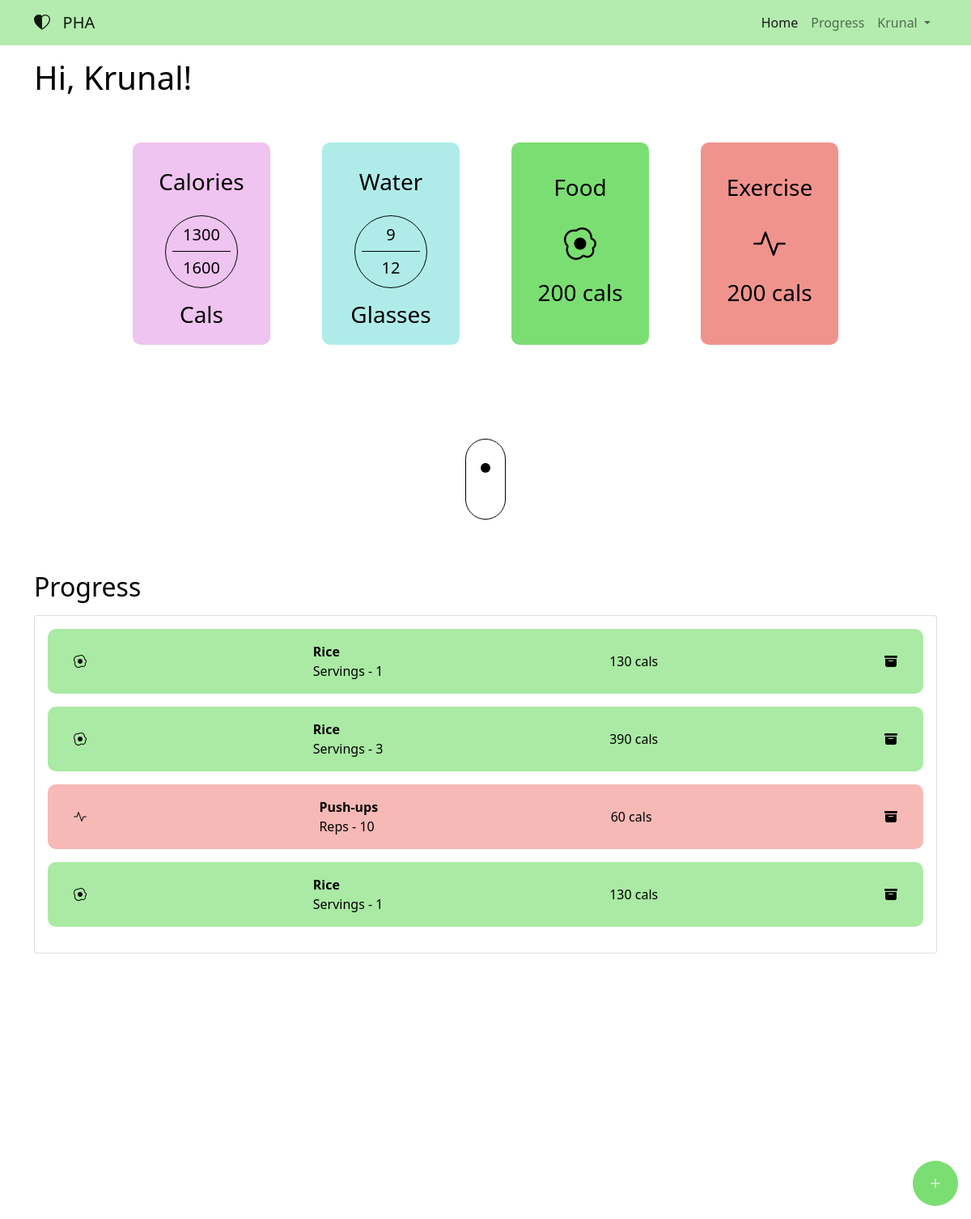
Page / (signed in) on the earlier database version.
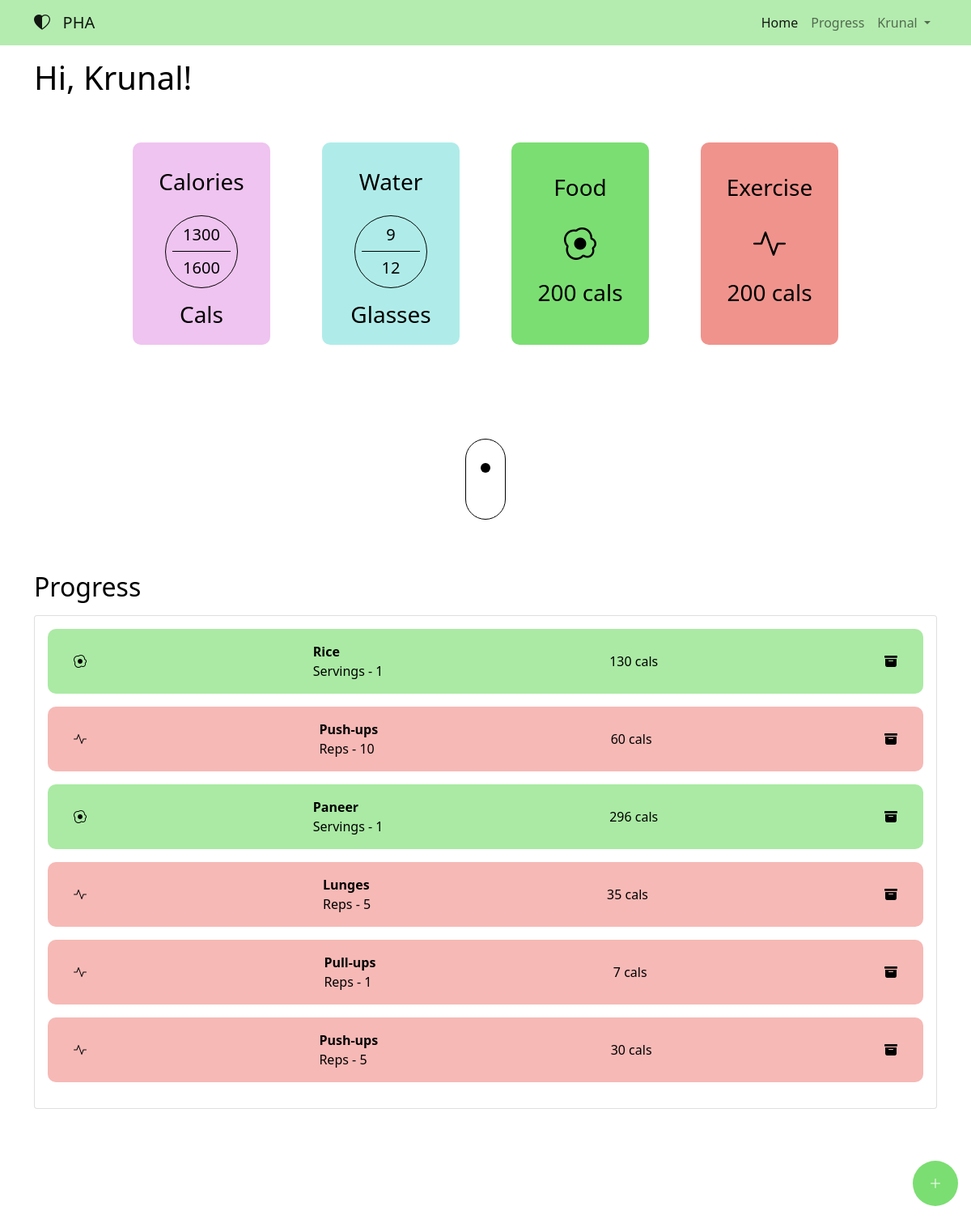
Same page on the later database version.
### website/models.py (models this page shows)
class User(db.Model, UserMixin):
    id = db.Column(db.Integer, primary_key=True)
    email = db.Column(db.String(150), unique=True)
    password = db.Column(db.String(150))
    name = db.Column(db.String(150))
    gender = db.Column(db.String(10))
    age = db.Column(db.Integer)
    height = db.Column(db.Float)
    weight = db.Column(db.Float)
    cal_goal = db.Column(db.Float)
    water_goal = db.Column(db.Integer)
    entries = db.relationship("Entry")
    Water_entries = db.relationship("Water")

class Entry(db.Model):
    id = db.Column(db.Integer, primary_key=True)
    type = db.Column(db.String(10))
    item = db.Column(db.String(50))
    cal = db.Column(db.Float)
    count = db.Column(db.Integer)
    date = db.Column(db.DateTime(timezone=True), default=func.now())
    user_id = db.Column(db.Integer, db.ForeignKey("user.id"))

### website/views.py (the view, shortened to what this page needs)
@views.route("/", methods=["POST", "GET"])
@login_required
def home():
    return render_template("/views/home.html", user=current_user)

### website/__init__.py (called while the page is built)
def create_app():
    app = Flask(__name__)
    app.config["SECRET_KEY"] = "hkjsahdkjaduhwadahsj"
    app.config["SQLALCHEMY_DATABASE_URI"] = f"sqlite:///{DB_NAME}"
    app.config["SQLALCHEMY_TRACK_MODIFICATIONS"] = false
    db.init_app(app)
    ma.init_app(app)
    from .views import views
    from .auth import auth
    app.register_blueprint(views, url_prefix="/")
    app.register_blueprint(auth, url_prefix="/")
    from .models import User, Entry
    create_database(app)
    login_manager = LoginManager()
    login_manager.login_view = "auth.login"
    login_manager.init_app(app)
    @login_manager.user_loader
    def load_user(id):
        return User.query.get(int(id))
    return app

### website/templates/views/home.html (shortened to what this page needs)
{% extends 'base.html' %} {% block title %}Home{% endblock title %}  {% block content %}
<section id="home">
  <h1 class="py-3">Hi, {{user.name.split()[0]}}!</h1>
  <div class="dashboard-cards">
    <div class="card calories-card dash-card mb-4">
      <h3>Calories</h3>
      <div class="cal-scale">
        <div class="circle">
          <h5 class="total_cal">1300</h5>
          <div class="line"></div>
          <h5>{{user.cal_goal|int}}</h5>
        </div>
      </div>
      <div class="calories-card-data">
        <h3>Cals</h3>
      </div>
    </div>
    <div class="card water-card dash-card mb-4">
      <h3>Water</h3>
      <div class="water-scale">
        <div class="circle">
          <h5 id="total_water">9</h5>
          <div class="line"></div>
          <h5>{{user.water_goal}}</h5>
        </div>
      </div>
      <div class="water-card-data">
        <h3>Glasses</h3>
      </div>
    </div>
    <div class="card food-card dash-card mb-4">
      <h3>Food</h3>
      <div class="icon">
        <i class="bi bi-egg-fried" style="font-size: 2.5rem"></i>
      </div>
      <div class="food-card-data">
        <h3><span class="food_cal">200</span> cals</h3>
      </div>
    </div>
    <div class="card exercise-card dash-card mb-4">
      <h3>Exercise</h3>
      <div class="icon">
        <i class="bi bi-activity" style="font-size: 2.5rem"></i>
      </div>
      <div class="exercise-card-data">
        <h3><span class="exercise_cal">200</span> cals</h3>
      </div>
    </div>
  </div>
  <div class="mouse-animation">
    <div class="mouse">
      <div class="scroll-bar"></div>
    </div>
  </div>
</section>
<section id="progress">
  <h2 class="mb-3">Progress</h2>
  <div class="card" style="padding: 1rem">
    <ul class="list-group list-group-flush" id="entries">
      {% for entry in user.entries %}
      <li class="entry-item d-flex" data-entry-type="{{entry.type}}">
        {% if entry.type == "Food" %}
        <div class="icon"><i class="bi bi-egg-fried"></i></div>
        {% else %}
        <div class="icon"><i class="bi bi-activity"></i></div>
        {% endif %}
        <div class="name-count">
          <div class="entry-name"><b>{{entry.item}}</b></div>
          <div class="entry-count">
            {% if entry.type == "Food" %} Servings {% else %} Reps {% endif %} -
            {{entry.count}}
          </div>
        </div>
        <div class="entry-cal">{{entry.cal|int}} cals</div>
        <button
          class="del-icon delete-entry"
          onClick="deleteNote({{entry.id}})"
        >
          <i class="bi bi-archive-fill"></i>
        </button>
      </li>
      {% endfor %}
    </ul>
  </div>
</section>
<button
  type="button"
  class="btn fab-entries"
  data-bs-toggle="modal"
  data-bs-target="#staticBackdrop"
>
  <i class="bi bi-plus-lg"></i>
</button>
{% endblock content %}

### website/templates/base.html (shortened to what this page needs)
<!DOCTYPE html>
<html lang="en">
  <head>
    <link
      rel="stylesheet"
      href="https://stackpath.bootstrapcdn.com/bootstrap/4.4.1/css/bootstrap.min.css"
    />
    <link
      rel="stylesheet"
      href="https://stackpath.bootstrapcdn.com/font-awesome/4.7.0/css/font-awesome.min.css"
    />
    <link
      href="https://cdn.jsdelivr.net/npm/bootstrap@5.1.3/dist/css/bootstrap.min.css"
      rel="stylesheet"
    />
    <link
      rel="stylesheet"
      href="https://cdn.jsdelivr.net/npm/bootstrap-icons@1.6.1/font/bootstrap-icons.css"
    />
    <link rel="stylesheet" href={{ url_for('static', filename='style.css' ) }}>
  </head>
  <body>
    <nav class="navbar navbar-expand-lg navbar-light">
      <div class="container-fluid container">
        <a class="navbar-brand" href="#">
          <i class="bi bi-heart-half"></i> &nbsp; PHA
        </a>
        <div
          class="collapse navbar-collapse"
          style="flex-grow: unset"
          id="navbarSupportedContent"
        >
          <ul class="navbar-nav me-auto mb-2 mb-lg-0">
            {% if user.is_authenticated %}
            <li class="nav-item">
              <a
                class="nav-link main-nav-link home"
                aria-current="page"
                href="/"
                >Home</a
              >
            </li>
            <li class="nav-item">
              <a class="nav-link main-nav-link progs" href="#progress"
                >Progress</a
              >
            </li>
            <li class="nav-item dropdown">
              <a
                class="nav-link dropdown-toggle user-dropdown"
                href="#"
                id="navbarDropdown"
                role="button"
                data-bs-toggle="dropdown"
                aria-expanded="false"
              >
                {{user.name.split()[0]}}
              </a>
            </li>
            {% endif %}
          </ul>
        </div>
      </div>
    </nav>
    <div class="container">{% block content %} {% endblock content %}</div>
  </body>
</html>

### website/static/style.css (style rules this page uses)
* { margin: 0; padding: 0; box-sizing: border-box; }
body { min-height: 100vh; color: black; }
nav { background-color: #b4ecaf; }

### website/templates/views/home.html (style rules this page uses)
#home { min-height: 650px; display: flex; flex-direction: column; position: relative; }
#progress { min-height: 100vh; }
.fab-entries { position: fixed; right: 1rem !important; background-color: rgba(67, 208, 55, 70%); bottom: 1rem; border-radius: 50%; width: 3.5rem; height: 3.5rem; outline: rgba(67, 208, 55, 70%); border-color: transparent; color: white; }
ul { list-style: none; }
li.entry-item { border-radius: 10px; margin-bottom: 1rem; padding: 1rem 2rem; display: flex; align-items: center; justify-content: space-between; }
li.food { background-color: rgba(67, 208, 55, 45%); }
li.exercise { background-color: rgba(234, 101, 93, 45%); }
button { background: none; border: none; }
.dashboard-cards { margin-top: 2rem; display: flex; flex-wrap: wrap; justify-content: center; align-items: center; }
.dash-card { height: 250px; width: 170px; margin: 0 2em; display: flex; align-items: center; justify-content: space-around; border-radius: 10px; padding: 2rem; border: none; }
.circle { height: 90px; width: 90px; border: black solid 1px; border-radius: 50%; display: flex; padding: 0.5em; justify-content: space-around; align-items: center; flex-direction: column; margin: 1em; }
h5 { margin-bottom: 0; }
.line { width: 100%; height: 1px; background-color: black; }
.calories-card { background-color: rgba(216, 107, 218, 40%); }
.water-card { background-color: rgba(55, 208, 199, 40%); }
.food-card { background-color: rgba(67, 208, 55, 70%); }
.exercise-card { background-color: rgba(234, 101, 93, 70%); }
.mouse-animation { width: 100%; position: absolute; bottom: 2rem; }
.mouse { margin: 2rem auto; height: 100px; width: 50px; border: 1px solid black; border-radius: 25px; position: relative; }
.scroll-bar { position: absolute; height: 12px; width: 12px; border-radius: 50%; background-color: black; top: 30%; left: 50%; transform: translate(-50%, 0%); animation: scroll-down 1s alternate-reverse; animation-iteration-count: infinite; }

Differences in the rows shown:
removed Entry: type "Food" (drawn), item "Rice", count "3", cal "390"
changed Entry: item "Rice" → "Paneer"; cal "130" → "296"
added Entry: type "Exercise" (drawn), item "Lunges", count "5", cal "35"
added Entry: type "Exercise" (drawn), item "Pull-ups", count "1", cal "7"
added Entry: type "Exercise" (drawn), item "Push-ups", count "5", cal "30"
